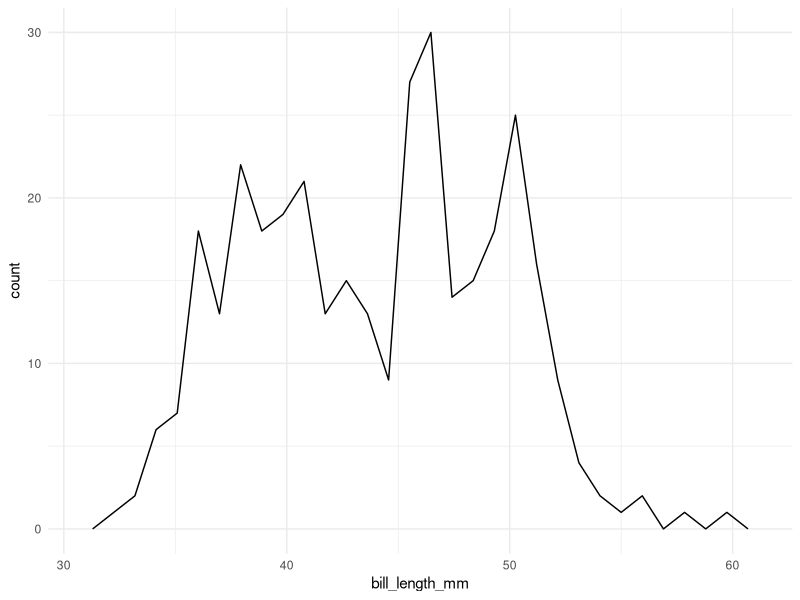
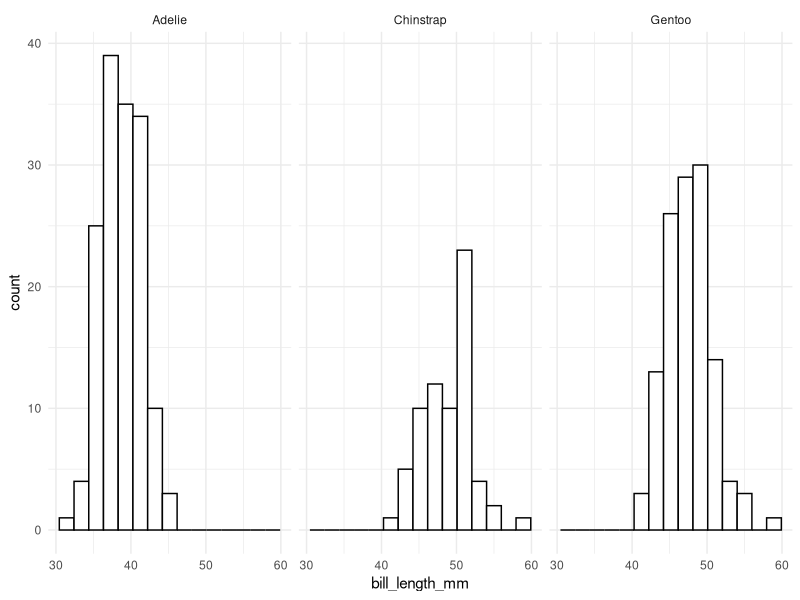
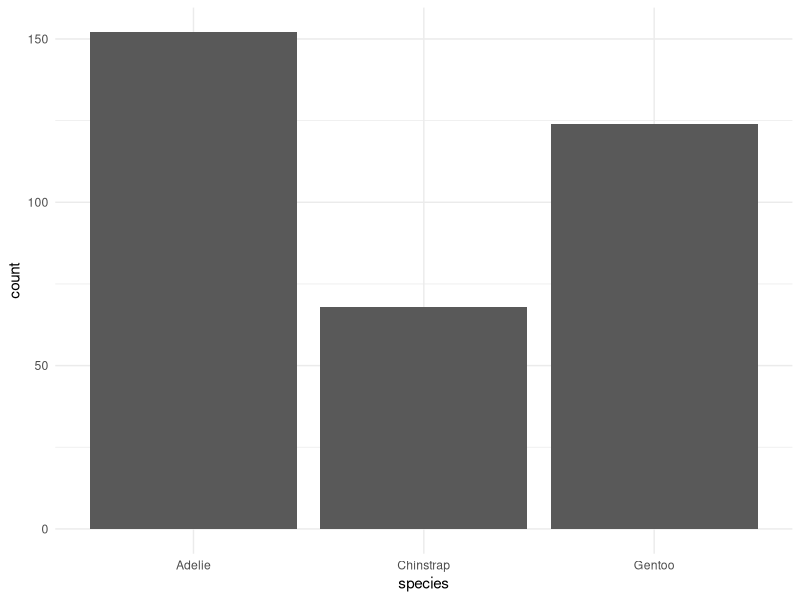
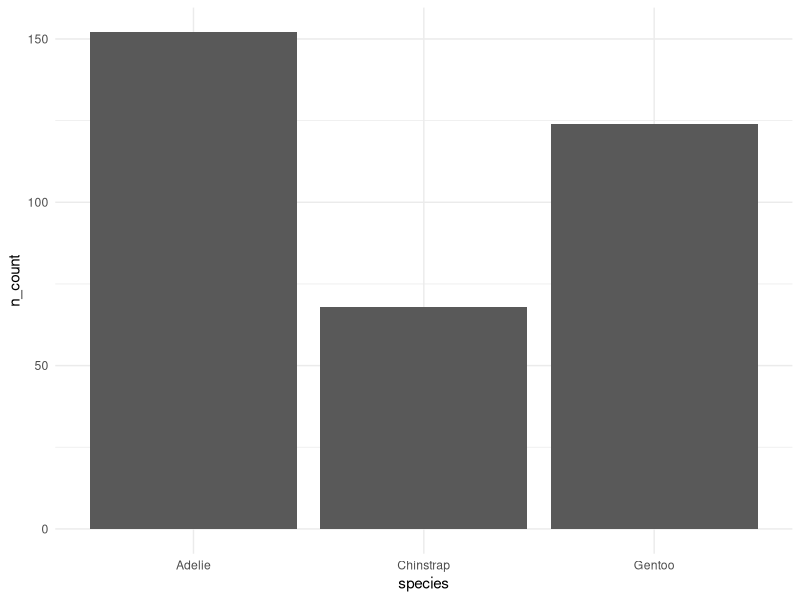
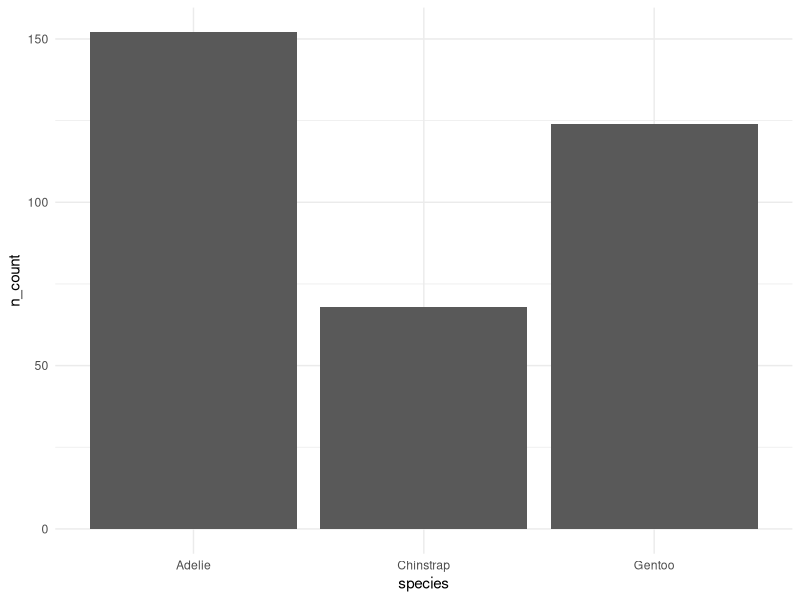
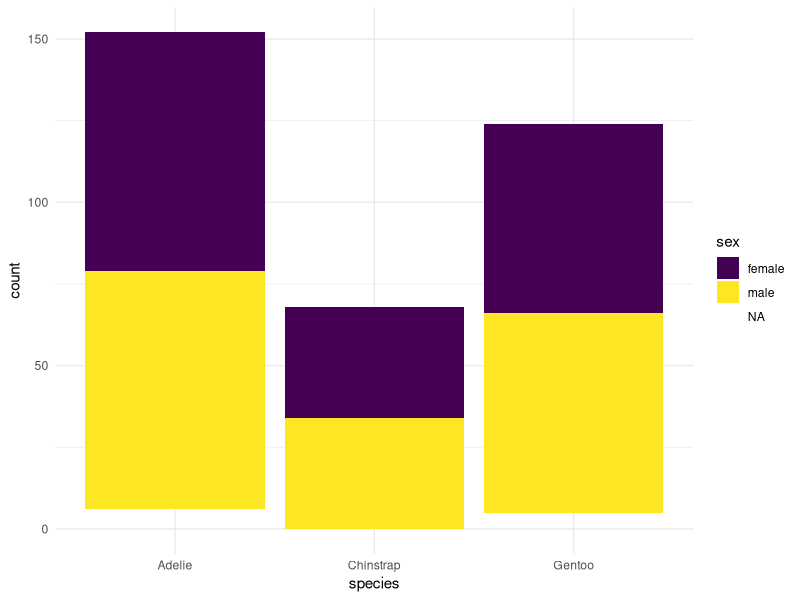
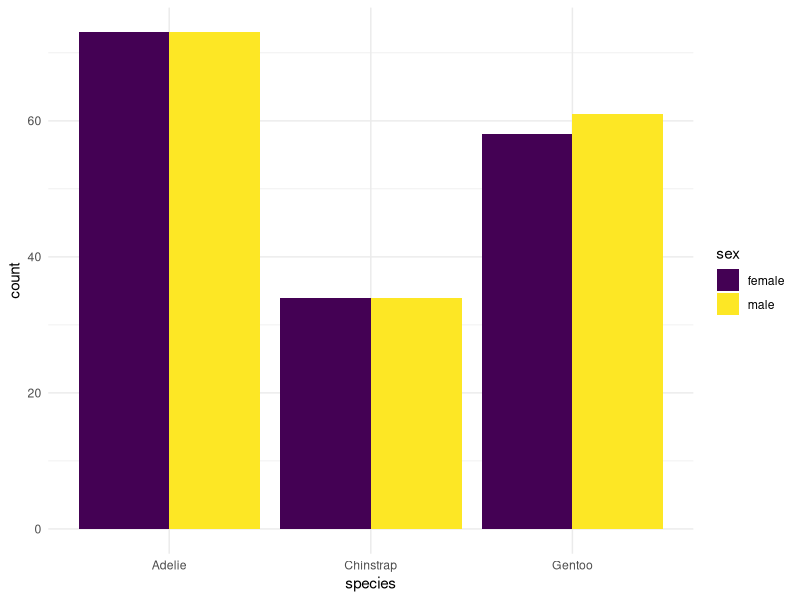
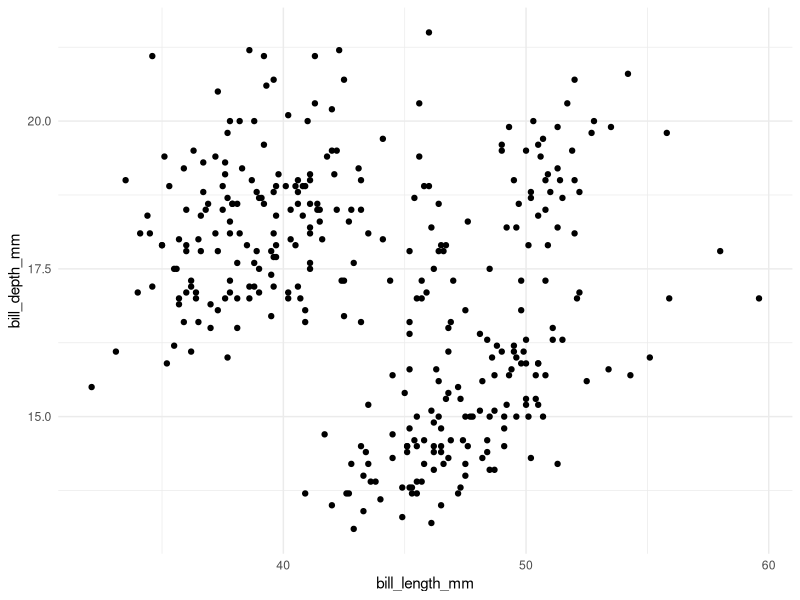

R code for these plots, in order:
## ---- chunk 1

## ---- chunk 2
library(palmerpenguins)
library(tidyverse)
theme_set(theme_minimal())
penguins

ggplot(data = penguins, aes(x = bill_length_mm)) +
  geom_freqpoly() 

ggplot(data = penguins, aes(x = bill_length_mm)) +
  geom_histogram(colour = "black", fill = "white", bins = 15) +
  facet_wrap(~ species)

ggplot(data = penguins, aes(x = species)) +
  geom_bar(stat = "count") ## don't need stat = "count" because it's the default.

penguins <- penguins |> as_tibble()

penguins_sum <- penguins |> group_by(species) |>
  summarise(n_count = n())

ggplot(data = penguins_sum, aes(x = species,
                                y = n_count)) +
  geom_bar(stat = "identity")
## equivalent to
ggplot(data = penguins_sum, aes(x = species,
                                y = n_count)) +
  geom_col()
## ---- chunk 3
ggplot(data = penguins, aes(x = species, fill = sex)) +
  geom_bar(position = "stack") + ## don't need "stack" because it's default
  scale_fill_viridis_d()

penguins |> na.omit() ## gets rid of any row with NA
penguins_nomiss <- penguins |> filter(!is.na(sex))
  
ggplot(data = penguins_nomiss, aes(x = species, fill = sex)) +
  geom_bar(position = "dodge") + 
  scale_fill_viridis_d()
## ---- chunk 4
ggplot(data = penguins, aes(x = bill_length_mm,
                            y = bill_depth_mm)) +
  geom_point(stat = "identity",
             position = "identity") +
  facet_null() +
  coord_cartesian()
## ---- chunk 5
ggplot(data = penguins, aes(x = bill_length_mm)) +
  geom_density()
## ---- chunk 6
ggplot(data = penguins, aes(x = sex, y = body_mass_g)) +
  geom_jitter(width = 0.10)
## ---- chunk 7
## a. 
ggplot(data = penguins, aes(x = bill_length_mm)) +
  geom_freqpoly(colour = "darkred")

ggplot(data = penguins, aes(x = bill_length_mm)) +
  geom_freqpoly(aes(colour = species))
## ---- chunk 8
## a
ggplot(data = penguins, aes(x = bill_length_mm,
                            y = bill_depth_mm)) +
  geom_point(aes(colour = species)) +
  geom_smooth()

## b
ggplot(data = penguins, aes(x = bill_length_mm,
                            y = bill_depth_mm)) +
  geom_point() +
  geom_smooth(aes(colour = species))
